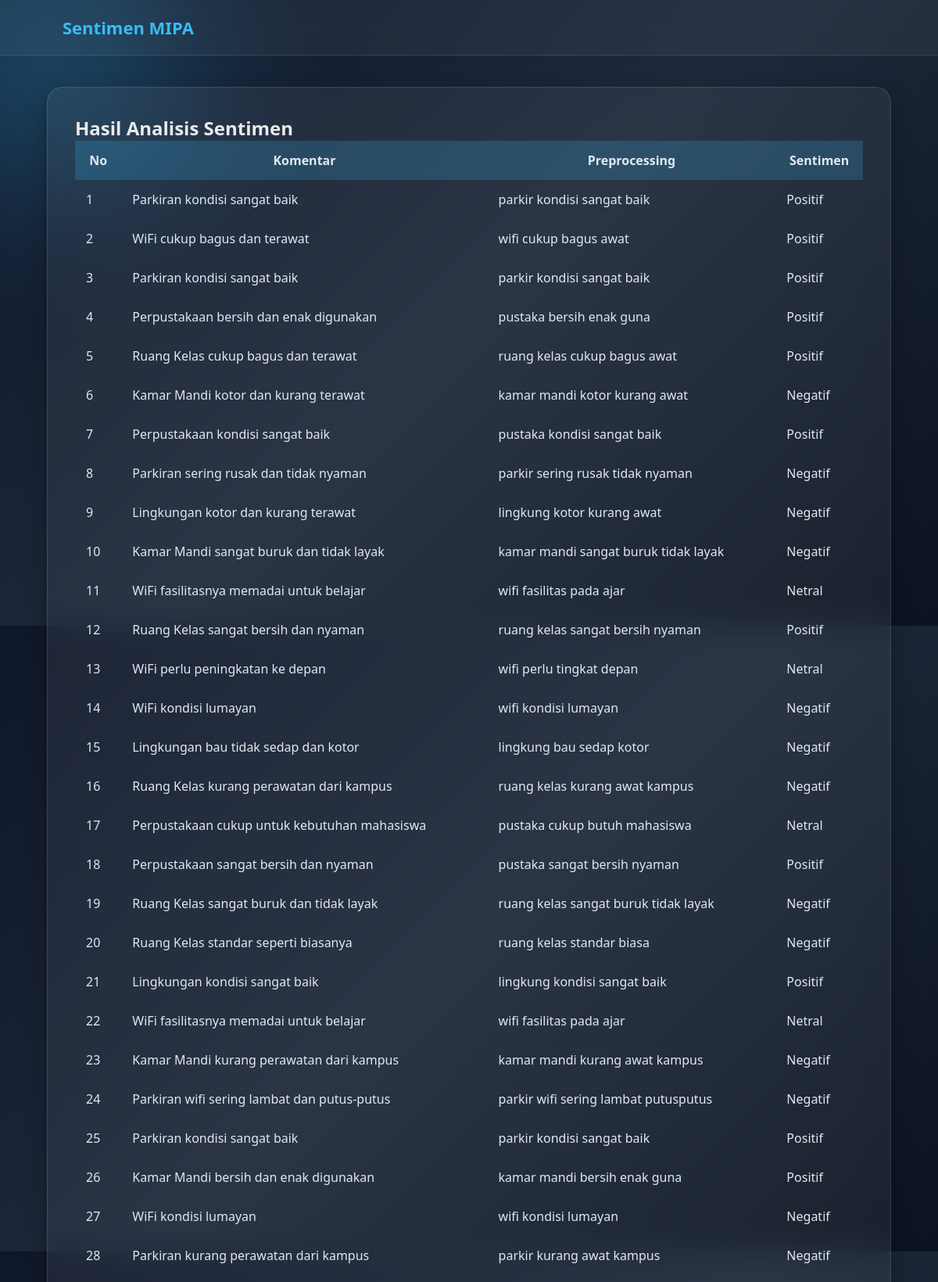
/tabel (upper part), run on the app's committed database.
### tables this page shows
CREATE TABLE hasil_sentimen(
    id INTEGER PRIMARY KEY AUTOINCREMENT,
    komentar TEXT,
    preprocessing TEXT,
    sentimen TEXT
);

### app.py (the view)
@app.route('/tabel')
def tabel():
    cursor.execute("""
        SELECT komentar,
               preprocessing,
               sentimen
        FROM hasil_sentimen
    """)
    hasil = cursor.fetchall()
    return render_template(
        'tabel.html',
        hasil=hasil
    )

### templates/tabel.html
{% extends 'layout.html' %}
{% block content %}
<div class="card shadow p-4">
    <h2>Hasil Analisis Sentimen</h2>
    <table class="table table-bordered">
        <thead>
            <tr>
                <th>No</th>
                <th>Komentar</th>
                <th>Preprocessing</th>
                <th>Sentimen</th>
            </tr>
        </thead>
        <tbody>
            {% for row in hasil %}
            <tr>
                <td>{{ loop.index }}</td>
                <td>{{ row[0] }}</td>
                <td>{{ row[1] }}</td>
                <td>{{ row[2] }}</td>
            </tr>
            {% endfor %}
        </tbody>
    </table>
</div>
{% endblock %}

### templates/layout.html (shortened to what this page needs)
<!DOCTYPE html>
<html lang="id">
<head>
    <link rel="stylesheet" href="/static/css/style.css">
</head>
<body>
<div class="navbar">
    <div class="logo">Sentimen MIPA</div>
</div>
<div class="container">
    {% block content %}{% endblock %}
</div>
</body>
</html>

### static/css/style.css (style rules this page uses)
* { margin:0; padding:0; box-sizing:border-box; font-family:'Segoe UI',sans-serif; }
body { min-height:100vh; color:#eaeaea; overflow-x:hidden; background: linear-gradient(135deg, #0f172a, #1e293b, #0b1220); }
body::before { content:""; position:fixed; width:350px; height:350px; background:#38bdf8; border-radius:50%; top:-120px; left:-120px; filter:blur(120px); opacity:.35; z-index:-1; }
.navbar { display:flex; justify-content:space-between; align-items:center; padding:20px 80px; background:rgba(255,255,255,.05); backdrop-filter:blur(15px); border-bottom:1px solid rgba(255,255,255,.1); }
.logo { font-size:22px; font-weight:bold; color:#38bdf8; }
.container { width:90%; max-width:1100px; margin:auto; padding:40px 0; }
.card { background:rgba(255,255,255,.06); backdrop-filter:blur(18px); border:1px solid rgba(255,255,255,.12); border-radius:20px; padding:35px; margin-bottom:25px; box-shadow:0 10px 30px rgba(0,0,0,.3); }
table { width:100%; border-collapse:collapse; }
thead { background:rgba(56,189,248,.2); }
td, th { padding:14px; color:#e2e8f0; }

### data on the page
hasil_sentimen: komentar "Parkiran kondisi sangat baik", preprocessing "parkir kondisi sangat baik", sentimen "Positif"
hasil_sentimen: komentar "WiFi cukup bagus dan terawat", preprocessing "wifi cukup bagus awat", sentimen "Positif"
hasil_sentimen: komentar "Parkiran kondisi sangat baik", preprocessing "parkir kondisi sangat baik", sentimen "Positif"
hasil_sentimen: komentar "Perpustakaan bersih dan enak digunakan", preprocessing "pustaka bersih enak guna", sentimen "Positif"
hasil_sentimen: komentar "Ruang Kelas cukup bagus dan terawat", preprocessing "ruang kelas cukup bagus awat", sentimen "Positif"
hasil_sentimen: komentar "Kamar Mandi kotor dan kurang terawat", preprocessing "kamar mandi kotor kurang awat", sentimen "Negatif"
hasil_sentimen: komentar "Perpustakaan kondisi sangat baik", preprocessing "pustaka kondisi sangat baik", sentimen "Positif"
hasil_sentimen: komentar "Parkiran sering rusak dan tidak nyaman", preprocessing "parkir sering rusak tidak nyaman", sentimen "Negatif"
hasil_sentimen: komentar "Lingkungan kotor dan kurang terawat", preprocessing "lingkung kotor kurang awat", sentimen "Negatif"
hasil_sentimen: komentar "Kamar Mandi sangat buruk dan tidak layak", preprocessing "kamar mandi sangat buruk tidak layak", sentimen "Negatif"
hasil_sentimen: komentar "WiFi fasilitasnya memadai untuk belajar", preprocessing "wifi fasilitas pada ajar", sentimen "Netral"
hasil_sentimen: komentar "Ruang Kelas sangat bersih dan nyaman", preprocessing "ruang kelas sangat bersih nyaman", sentimen "Positif"
hasil_sentimen: komentar "WiFi perlu peningkatan ke depan", preprocessing "wifi perlu tingkat depan", sentimen "Netral"
hasil_sentimen: komentar "WiFi kondisi lumayan", preprocessing "wifi kondisi lumayan", sentimen "Negatif"
hasil_sentimen: komentar "Lingkungan bau tidak sedap dan kotor", preprocessing "lingkung bau sedap kotor", sentimen "Negatif"
hasil_sentimen: komentar "Ruang Kelas kurang perawatan dari kampus", preprocessing "ruang kelas kurang awat kampus", sentimen "Negatif"
hasil_sentimen: komentar "Perpustakaan cukup untuk kebutuhan mahasiswa", preprocessing "pustaka cukup butuh mahasiswa", sentimen "Netral"
hasil_sentimen: komentar "Perpustakaan sangat bersih dan nyaman", preprocessing "pustaka sangat bersih nyaman", sentimen "Positif"
hasil_sentimen: komentar "Ruang Kelas sangat buruk dan tidak layak", preprocessing "ruang kelas sangat buruk tidak layak", sentimen "Negatif"
hasil_sentimen: komentar "Ruang Kelas standar seperti biasanya", preprocessing "ruang kelas standar biasa", sentimen "Negatif"
hasil_sentimen: komentar "Lingkungan kondisi sangat baik", preprocessing "lingkung kondisi sangat baik", sentimen "Positif"
hasil_sentimen: komentar "WiFi fasilitasnya memadai untuk belajar", preprocessing "wifi fasilitas pada ajar", sentimen "Netral"
hasil_sentimen: komentar "Kamar Mandi kurang perawatan dari kampus", preprocessing "kamar mandi kurang awat kampus", sentimen "Negatif"
hasil_sentimen: komentar "Parkiran wifi sering lambat dan putus-putus", preprocessing "parkir wifi sering lambat putusputus", sentimen "Negatif"
hasil_sentimen: komentar "Parkiran kondisi sangat baik", preprocessing "parkir kondisi sangat baik", sentimen "Positif"
hasil_sentimen: komentar "Kamar Mandi bersih dan enak digunakan", preprocessing "kamar mandi bersih enak guna", sentimen "Positif"
hasil_sentimen: komentar "WiFi kondisi lumayan", preprocessing "wifi kondisi lumayan", sentimen "Negatif"
hasil_sentimen: komentar "Parkiran kurang perawatan dari kampus", preprocessing "parkir kurang awat kampus", sentimen "Negatif"
